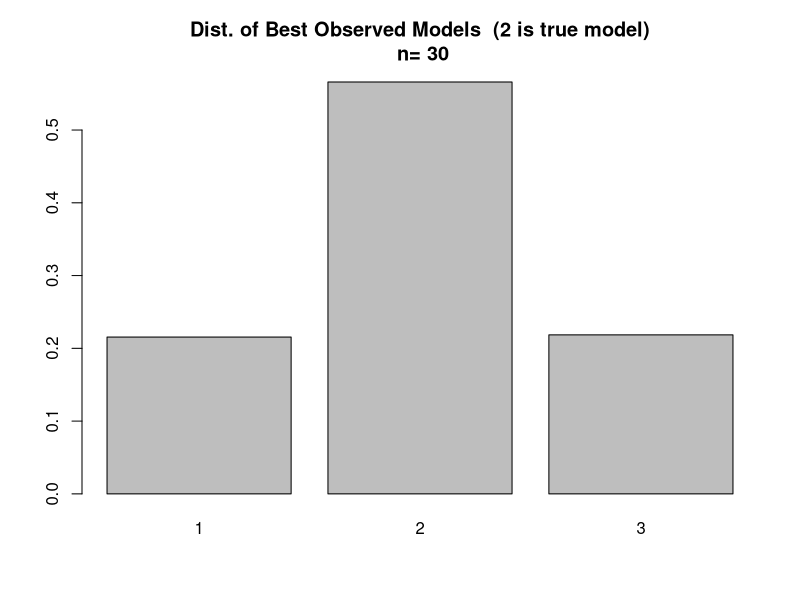
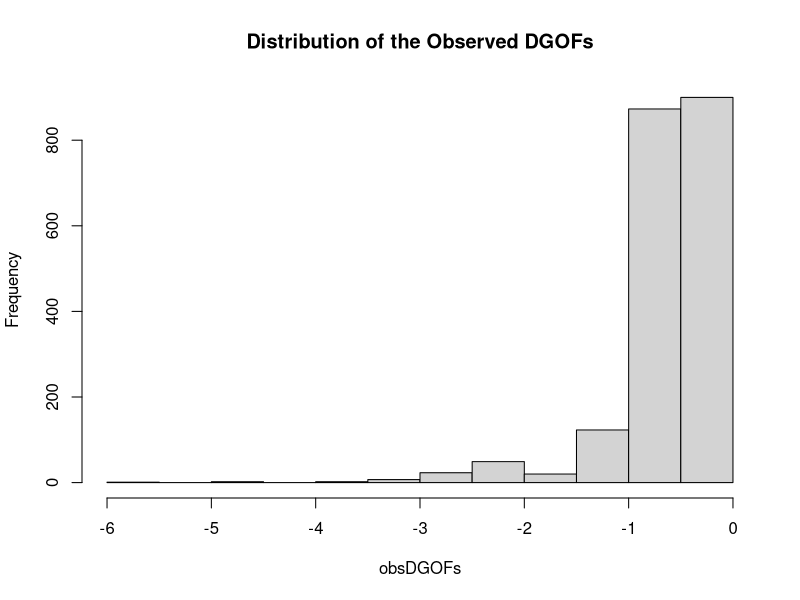
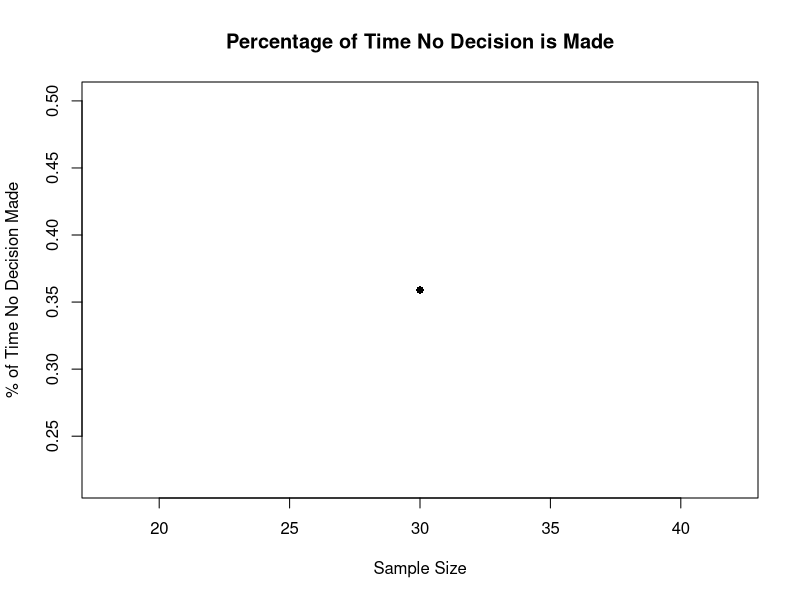
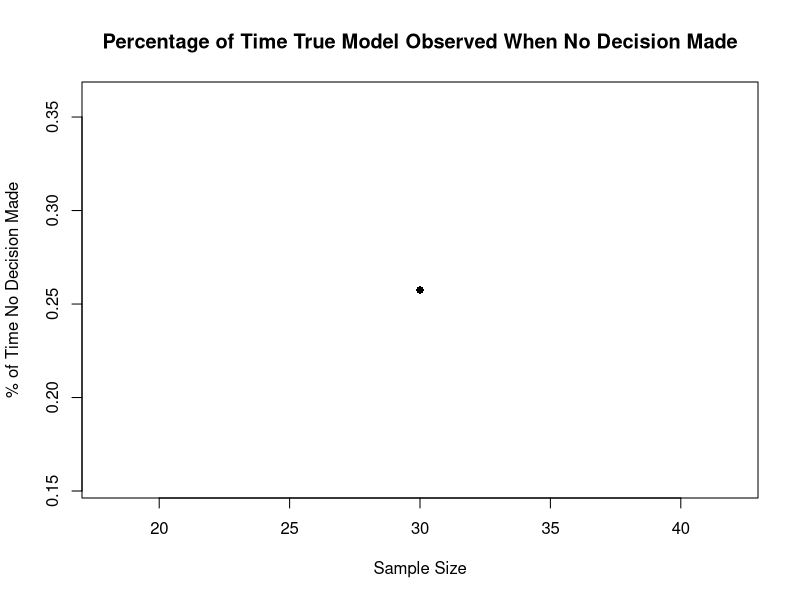
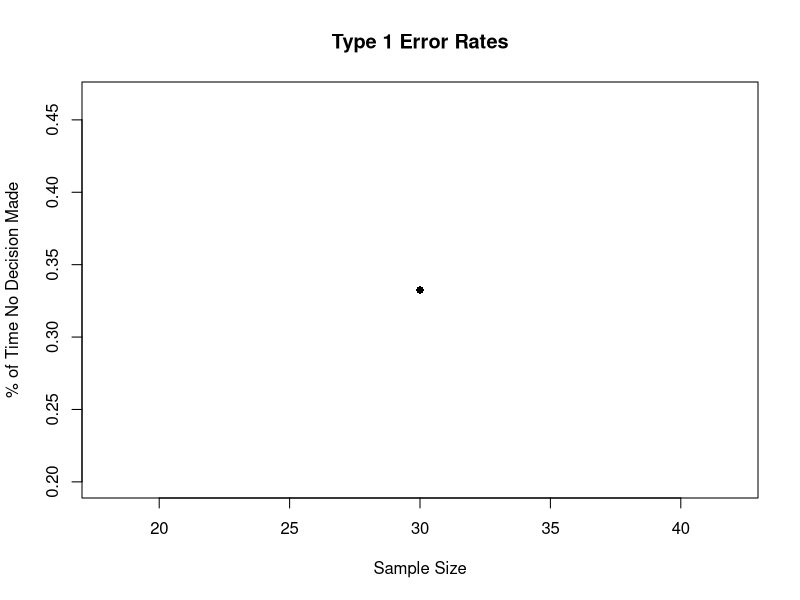

Write the R code that produced these figures, in order.
#####################################################################
#                       Description
#####################################################################

# This script assesses error rates
# for a model set of three Bernoulli distributions with parameters
# 0.5,0.65, and 0.75
# We simulate a scenario where the true probability distribution is a Bernoulli 
# distribution with p=0.65
# The purpose of this simulation study is debug the code in 
# Bernoulli_Sim_2.R

#####################################################################
#                       Functions
#####################################################################

# compute the log likelihood for a Bernoulli distribution 
LLBern <- function(dat,p)
{
  LL <- log(p)*sum(dat) + log(1-p)*sum(1-dat)
  return(LL)
}

# a general function for computing the DGOF
DGOFGenComp <- function(ICScores)
{
  DGOF <- min(ICScores)-min(ICScores[-which.min(ICScores)])
  return(DGOF)
}

# compute the difference in goodness of fit statistic for the DGOF simulation
# in step 4c of ECIC
DGOFSimComp <- function(ICScores,MbInd)
{
  DGOF <- ICScores[MbInd] - min(ICScores[-MbInd])
  return(DGOF)
}

#####################################################################
#                      Load Packages/Data Generation
#####################################################################

# store parameters for the model set 
M <- c(0.5,0.65,0.75)
# store the cardinality of the model set
MLen <- length(M)
# store the true generating probability
trueP <- 0.65
# set the sample size for each draw
n <- 30
# set the number of draws 
noDraws <- 2000
set.seed(222)
# simulate data 
# draw from a Bernoulli dist with saved n & p
tempDraws <- rbinom(n=n*noDraws,size=1,prob=trueP)
# convert vector of draws into a matrix of multiple draws
dat <- matrix(data=tempDraws,nrow=n,ncol=noDraws)
colnames(dat) <- paste("Draw",1:noDraws,sep="")

#####################################################################
#                      Run Study for Scenario 1
#####################################################################

# ECIC step #1
# compute the IC under each model in the model set for each sample size
ICComps <- NULL
for(j in 1:MLen)
{
  tempICs <- -1*apply(X=dat,MARGIN=2,FUN=function(x) LLBern(x,p=M[j]))
  ICComps <- rbind(ICComps,tempICs)
}
# columns are draws and rows are the IC evaluated under different parameter values
rownames(ICComps) <- paste("ICVal,p=",M,sep="")

# ECIC step #2
# apply which.min(x) across each column in ICComps 
# to determine the observed best models
# note 1 corresponds to p=0.5, 2 to p=0.65, and 3 to 0.75
MbVec <- apply(X=ICComps,MARGIN=2,FUN=function(x) which.min(x))

# make barplot for the percentage of the time each model was chosen as best
# note 1 corresponds to p=0.5, 2 to p=0.65, and 3 to 0.75
tempTable <- table(MbVec)
barplot(tempTable/noDraws,main=paste("Dist. of Best Observed Models  (2 is true model)\n n=",n))

# ECIC step #3
# compute the observed DGOFs
obsDGOFs <- apply(X=ICComps,MARGIN=2,FUN=function(x) DGOFGenComp(x))
hist(obsDGOFs,main="Distribution of the Observed DGOFs")
# sample size for estimating the probability of choosing the observed best model under the assumption an
# alternative model is true
N1 <- 2000
# sample size for simulating the DGOF distribution under the assumption that an alternative model is true
N2 <- 4000
# pre-specified type-1 error rate
alpha <- 0.05

# compute data from simulated models in ECIC step #4 in 
# advance to ease computational burden
# simDat1List holds the datasets to estimate \hat{\pi_i}=P_i(g(F)=M_b)
# simDat2List holds the datasets to estimate the DGOF distributions \Delta f_i
simDat1List <- list()
simDat2List <- list()
set.seed(19)
# simulate data for each probability in the model set
for(j in 1:MLen) #  j indexes the assumed true probability
{
  simDat1List[[j]] <- rbinom(n=n*N1,size=1,prob=M[j])
  simDat1List[[j]] <- matrix(data=simDat1List[[j]],nrow=n,ncol=N1)
  colnames(simDat1List[[j]]) <- paste("Draw",1:N1,sep="")
  simDat2List[[j]] <- rbinom(n=n*N2,size=1,prob=M[j])
  simDat2List[[j]] <- matrix(data=simDat2List[[j]],nrow=n,ncol=N2)
  colnames(simDat2List[[j]]) <- paste("Draw",1:N2,sep="")
}
names(simDat1List) <- paste("p=",M,sep="")
names(simDat2List) <- paste("p=",M,sep="")

# each element in these lists will hold matrices of the -LL's for all draws 
# under all the probabilities in the model set 
ICsSimDat1 <- list()
ICsSimDat2 <- list()
for(j in 1:MLen) # j indexes the assumed true probability 
{
  tempMat1 <- NULL # 3XN1 matrix to store -LL's for the draws of n=tempN,p=M[j] 
  tempMat2 <- NULL # 3XN1 matrix to store -LL's for the draws of n=tempN,p=M[j]
  tempDraws1 <- simDat1List[[j]] # draws of n=tempN and prob M[j]
  tempDraws2 <- simDat2List[[j]] # draws of n=tempN size n and prob M[j]
  for(k in 1:MLen) # compute -LL's under different parameters in the model set
  {
    tempICs1 <- -1*apply(X=tempDraws1,MARGIN=2,FUN=function(x) LLBern(x,p=M[k]))
    tempICs2 <- -1*apply(X=tempDraws2,MARGIN=2,FUN=function(x) LLBern(x,p=M[k]))
    tempMat1 <- rbind(tempMat1,tempICs1)
    tempMat2 <- rbind(tempMat2,tempICs2)
  }
  ICsSimDat1[[j]] <- tempMat1
  ICsSimDat2[[j]] <- tempMat2
  rownames(ICsSimDat1[[j]]) <- paste("-LL Under p=",M,sep="")
  rownames(ICsSimDat2[[j]]) <- paste("-LL Under p=",M,sep="")
}
names(ICsSimDat1) <- paste("Data Generated w/ p=",M,sep="")
names(ICsSimDat2) <- paste("Data Generated w/ p=",M,sep="")

# determine the model with the minimum IC for each set of draws
minICList <- list()
for(j in 1:MLen) # j indexes assumed true parameter
{
  minICList[[j]] <- apply(ICsSimDat1[[j]],MARGIN=2,FUN=function(x) which.min(x))
}
names(minICList) <- paste("Data Generated w/ p=",M,sep="")

# create a matrix that holds P_i(g(F)=M_b)
piHatMat <- matrix(data=NA,nrow=MLen,ncol=MLen)
rownames(piHatMat) <- paste("true P=",M,sep="")
colnames(piHatMat) <- paste("% P=",M," chosen ",sep="")
for(j in 1:MLen) # indexes the true generating probability
{
  for(k in 1:MLen) # indexes the times that the kth prob is selected as best
  {
    piHatMat[j,k] <- sum(minICList[[j]]==k)/N1
  }
}

# list to store the quantiles from alpha/P(Mb=M)
tauHatMat <- alpha/piHatMat
tauHatMat <- alpha/piHatMat
# if alpha/pi_hat >1, adjusted the value down to 1
tauHatMat[tauHatMat>1] <- 1

# compute the DGOF distributions as in step 4c) of ECIC
DGOFList <- list()
for(j in 1:MLen) # index the true generating probability 
{
  tempDat <- ICsSimDat2[[j]]
  # matrix to store the DGOF distributions under the assumption that model k is
  # the observed best index
  tempMat <- matrix(NA,nrow=MLen,ncol=N2)
  for(k in 1:MLen) #index the model assumed to be best
  {
    tempDGOFs <- apply(tempDat,MARGIN=2,FUN=function(x) DGOFSimComp(x,MbInd=k))
    tempMat[k,] <- tempDGOFs # store row as DGOF distribution
  }
  DGOFList[[j]] <- tempMat
  rownames(DGOFList[[j]]) <- paste("DGOFs,M_b=",1:3,sep="")
}
names(DGOFList) <- paste("p=",M,sep="")
# print the number of unique values for each DGOF distribution
length(unique(DGOFList[[1]][1,]))
length(unique(DGOFList[[1]][2,]))
length(unique(DGOFList[[1]][3,]))
length(unique(DGOFList[[2]][1,]))
length(unique(DGOFList[[2]][2,]))
length(unique(DGOFList[[2]][3,]))
length(unique(DGOFList[[3]][1,]))
length(unique(DGOFList[[3]][2,]))
length(unique(DGOFList[[3]][3,]))

# ECIC steps #4 and #5
# go through each of the alternative models, assume they are true, and compute quantiles
# i indexes sample size, j indexes models in the alternative set, and k indexes models in the full set
modelInds <- 1:3
 
# matrix to store the decision thresholds
thresholds <- matrix(NA,nrow=noDraws,ncol=MLen-1)
# vector to store accept or reject decisions
aOrRVec <- rep(NA,noDraws)
for(j in 1:noDraws) # go through each draw for and perform ECIC
{
  # identify the observed best model
  tempMbInd <- MbVec[j]
  # identify the observed DGOF
  tempObsDGOF <- obsDGOFs[j]
  # identify the alternative models
  altModelInds <- modelInds[-tempMbInd]
  tempDGOFQuantiles <- rep(NA,MLen-1)
  for(k in 1:(MLen-1)) # assume k is index for the true model
  {
    # now just retrieve the quantile and DGOF distribution
    # to compare it to the observed DGOF
    tempTau <- tauHatMat[altModelInds[k],tempMbInd]
    tempDGOFs <- DGOFList[[altModelInds[k]]][tempMbInd,]
    tempDGOFQuantiles[k] <- quantile(tempDGOFs,probs=tempTau)
  }
  thresholds[j,] <- tempDGOFQuantiles
    # take the alternative model quantile estimates
  tempFinQuantile <- min(tempDGOFQuantiles)
  # ECIC step #6
  # store 1 if observed model is chosen as best and 0 otherwise
  aOrRVec[j] <- ifelse(test=tempObsDGOF<tempFinQuantile,yes=1,no=0)
}

# plot the percentage of the time no decision is made by sample size
fracNoDec <- length(aOrRVec[aOrRVec==0])/noDraws
plot(x=n,y=fracNoDec,main="Percentage of Time No Decision is Made",
     xlab="Sample Size",ylab="% of Time No Decision Made",pch=16)

assessMat <- rbind(MbVec,aOrRVec)
# Look at percentage of times the true model was observed as best but no decision was made (false negative)
# subset assessList to only contain observations where with no decision i.e. 0
noDecAssess <- assessMat[,assessMat[2,]==0]
rightObsUndec <- sum(noDecAssess[1,]==2)/noDraws

# note that once a decision is always made (which occurs asymptotically)
# there will not be a point corresponding to the sample size on this following plot
plot(x=n,y=rightObsUndec,main="Percentage of Time True Model Observed When No Decision Made",
     xlab="Sample Size",ylab="% of Time No Decision Made",pch=16)
# take a look at type 1 error rate
# subset assessMat by only when a decision was made i.e. second row = 1
decAssess <- assessMat[,assessMat[2,]==1]
# compute type 1 error rate
t1ErrorRate <- sum(decAssess[1,]!=2)/noDraws
plot(x=n,y=t1ErrorRate,main="Type 1 Error Rates",
     xlab="Sample Size",ylab="% of Time No Decision Made",pch=16)

# bind together the threshold quantiles, observed DGOFs, and observed best models
checkMat <- as.data.frame(cbind(thresholds,obsDGOFs,MbVec,aOrRVec))
checkMatT1 <- checkMat[checkMat$aOrRVec==1 & checkMat$MbVec!=2,]